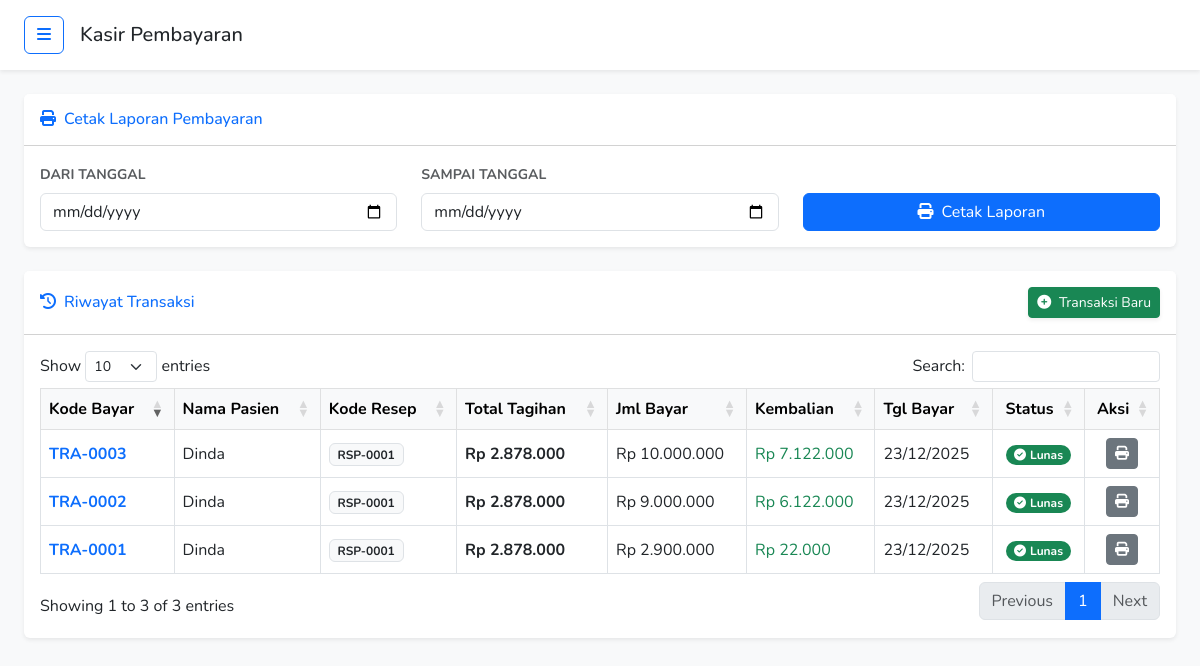
Screenshot of /data-pembayaran/pembayaran.php (signed in) with the database file from the repository.
### tables this page shows
CREATE TABLE `tb_pembayaran` (
  `id_pembayaran` int NOT NULL,
  `kd_pembayaran` varchar(10) NOT NULL,
  `id_resep` int NOT NULL,
  `id_pemeriksaan` int DEFAULT NULL,
  `total_pembayaran` int NOT NULL,
  `jumlah_bayar` int NOT NULL,
  `kembalian` int NOT NULL,
  `tgl_pembayaran` date NOT NULL,
  `status_pembayaran` enum('0','1') NOT NULL
);

CREATE TABLE `tb_pasien` (
  `id_pasien` int NOT NULL,
  `nm_pasien` varchar(30) NOT NULL,
  `nm_orangtua` varchar(255) DEFAULT NULL,
  `tgl_lahir` date NOT NULL,
  `no_telp` varchar(15) NOT NULL,
  `alamat` text NOT NULL
);

CREATE TABLE `tb_resep` (
  `id_resep` int NOT NULL,
  `kd_resep` varchar(10) NOT NULL,
  `id_pemeriksaan` int NOT NULL,
  `keterangan` text NOT NULL,
  `total` int NOT NULL,
  `status_rsp` enum('0','1') NOT NULL,
  `tgl_resep` date NOT NULL
);

### data-pembayaran/pembayaran.php (the view, shortened to what this page needs)
<?php
include '../koneksi.php';
if (!function_exists('formatRupiah')) {
    function formatRupiah($angka){
        return "Rp " . number_format($angka,0,',','.');
    }
}
?>
<!DOCTYPE html>
<html lang="id">
<head>
    <link href="https://cdn.jsdelivr.net/npm/bootstrap@5.3.0/dist/css/bootstrap.min.css" rel="stylesheet">
    <link rel="stylesheet" href="https://cdnjs.cloudflare.com/ajax/libs/font-awesome/6.4.0/css/all.min.css">
    <link rel="stylesheet" href="https://cdn.datatables.net/1.13.4/css/dataTables.bootstrap5.min.css">
</head>
<body>
    <div class="d-flex" id="wrapper">
        <div id="page-content-wrapper">
            <nav class="navbar navbar-expand-lg navbar-light bg-white py-3 px-4 shadow-sm">
                <div class="d-flex align-items-center">
                    <button class="btn btn-outline-primary" id="sidebarToggle"><i class="fas fa-bars"></i></button>
                    <h5 class="ms-3 mb-0 d-none d-md-block">Kasir Pembayaran</h5>
                </div>
            </nav>
            <div class="container-fluid px-4 mt-4">
                <div class="card mb-4 border-0 shadow-sm">
                    <div class="card-header bg-white py-3">
                        <h6 class="m-0 font-weight-bold text-primary"><i class="fas fa-print me-2"></i>Cetak Laporan
                            Pembayaran</h6>
                    </div>
                    <div class="card-body">
                        <form action="cetak_pembayaran.php" method="POST" target="_blank">
                            <div class="row align-items-end">
                                <div class="col-md-4 mb-3 mb-md-0">
                                    <label class="form-label text-muted small fw-bold">DARI TANGGAL</label>
                                    <input type="date" class="form-control" name="tanggal_1" required>
                                </div>
                                <div class="col-md-4 mb-3 mb-md-0">
                                    <label class="form-label text-muted small fw-bold">SAMPAI TANGGAL</label>
                                    <input type="date" class="form-control" name="tanggal_2" required>
                                </div>
                                <div class="col-md-4">
                                    <button type="submit" class="btn btn-primary w-100">
                                        <i class="fas fa-print me-2"></i>Cetak Laporan
                                    </button>
                                </div>
                            </div>
                        </form>
                    </div>
                </div>
                <div class="card mb-4 border-0 shadow-sm">
                    <div class="card-header bg-white py-3 d-flex justify-content-between align-items-center">
                        <h6 class="m-0 font-weight-bold text-primary"><i class="fas fa-history me-2"></i>Riwayat
                            Transaksi</h6>
                        <a href="pembayaran_tambah.php" class="btn btn-success btn-sm shadow-sm">
                            <i class="fas fa-plus-circle me-1"></i> Transaksi Baru
                        </a>
                    </div>
                    <div class="card-body">
                        <div class="table-responsive">
                            <table class="table table-bordered table-hover align-middle" id="dataTable" width="100%">
                                <thead class="table-light">
                                    <tr>
                                        <th>Kode Bayar</th>
                                        <th>Nama Pasien</th>
                                        <th>Kode Resep</th>
                                        <th>Total Tagihan</th>
                                        <th>Jml Bayar</th>
                                        <th>Kembalian</th>
                                        <th>Tgl Bayar</th>
                                        <th class="text-center">Status</th>
                                        <th class="text-center">Aksi</th>
                                    </tr>
                                </thead>
                                <tbody>
                                    <?php
                                    $ambil = $koneksi->query("SELECT * FROM tb_pembayaran a
                                        JOIN tb_resep b ON a.id_resep = b.id_resep
                                        JOIN tb_pemeriksaan c ON b.id_pemeriksaan = c.id_pemeriksaan
                                        JOIN tb_pendaftaran d ON c.id_pendaftaran = d.id_pendaftaran
                                        JOIN tb_pasien e ON d.id_pasien = e.id_pasien
                                        ORDER BY a.id_pembayaran DESC");
                                    while ($pecah = $ambil->fetch_assoc()) {
                                    ?>
                                    <tr>
                                        <td class="fw-bold text-primary"><?= $pecah['kd_pembayaran']; ?></td>
                                        <td><?= $pecah['nm_pasien']; ?></td>
                                        <td><span
                                                class="badge bg-light text-dark border"><?= $pecah['kd_resep']; ?></span>
                                        </td>
                                        <td class="fw-bold"><?= formatRupiah($pecah['total_pembayaran']); ?></td>
                                        <td><?= formatRupiah($pecah['jumlah_bayar']); ?></td>
                                        <td class="text-success"><?= formatRupiah($pecah['kembalian']); ?></td>
                                        <td><?= date('d/m/Y', strtotime($pecah['tgl_pembayaran'])); ?></td>
                                        <td class="text-center">
                                            <?php if ($pecah['status_pembayaran'] == 1) { ?>
                                            <span class="badge bg-success rounded-pill"><i
                                                    class="fas fa-check-circle me-1"></i>Lunas</span>
                                            <?php } else { ?>
                                            <span class="badge bg-danger rounded-pill"><i
                                                    class="fas fa-times-circle me-1"></i>Belum</span>
                                            <?php } ?>
                                        </td>
                                        <td class="text-center">
                                            <a href="cetak_struk.php?id=<?= $pecah['id_pembayaran']; ?>" target="_blank"
                                                class="btn btn-secondary btn-sm" title="Cetak Struk">
                                                <i class="fas fa-print"></i>
                                            </a>
                                        </td>
                                    </tr>
                                    <?php } ?>
                                </tbody>
                            </table>
                        </div>
                    </div>
                </div>
            </div>
        </div>
    </div>
</body>
</html>

### data-pembayaran/pembayaran.php (style rules this page uses)
body { font-family: 'Nunito', sans-serif; background-color: #f8f9fa; overflow-x: hidden; }
#wrapper { display: flex; width: 100%; align-items: stretch; }
#page-content-wrapper { width: 100%; margin-left: 0; transition: margin 0.25s ease-out; }

### rows the page displays
tb_pembayaran: kd_pembayaran "TRA-0003", tb_pasien.nm_pasien "Dinda", id_resep.kd_resep "RSP-0001", total_pembayaran "Rp 2.878.000", jumlah_bayar "Rp 10.000.000", kembalian "Rp 7.122.000", tgl_pembayaran "23/12/2025", status_pembayaran "1" (drawn)
tb_pembayaran: kd_pembayaran "TRA-0002", tb_pasien.nm_pasien "Dinda", id_resep.kd_resep "RSP-0001", total_pembayaran "Rp 2.878.000", jumlah_bayar "Rp 9.000.000", kembalian "Rp 6.122.000", tgl_pembayaran "23/12/2025", status_pembayaran "1" (drawn)
tb_pembayaran: kd_pembayaran "TRA-0001", tb_pasien.nm_pasien "Dinda", id_resep.kd_resep "RSP-0001", total_pembayaran "Rp 2.878.000", jumlah_bayar "Rp 2.900.000", kembalian "Rp 22.000", tgl_pembayaran "23/12/2025", status_pembayaran "1" (drawn)
